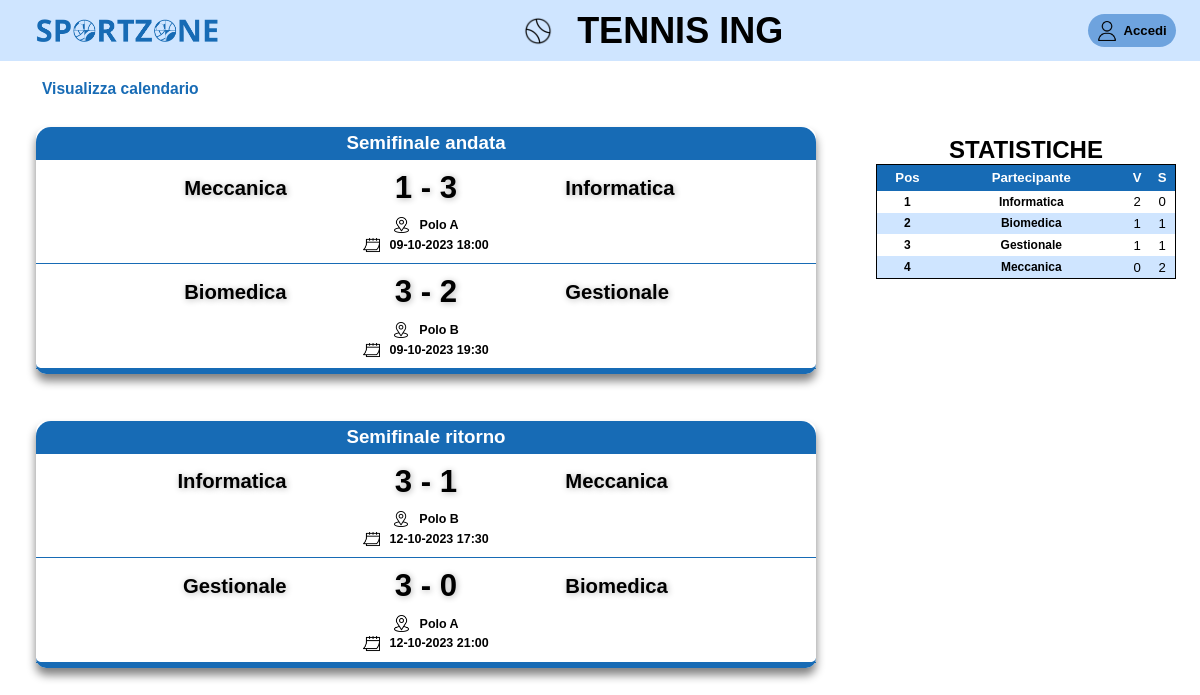
Screenshot of /php/torneo.php?torneo=Tennis Ing with the database file from the repository.
### tables this page shows
CREATE TABLE `partita` (
  `Partecipante1` int(11) NOT NULL,
  `Partecipante2` int(11) NOT NULL,
  `Data` datetime DEFAULT NULL,
  `Turno` int(11) NOT NULL,
  `Luogo` varchar(255) DEFAULT NULL,
  `Punti1` int(11) DEFAULT NULL,
  `Punti2` int(11) DEFAULT NULL,
  PRIMARY KEY (`Partecipante1`,`Partecipante2`),
  KEY `fk_partecipante_has_partecipante_partecipante2` (`Partecipante2`),
  CONSTRAINT `fk_partecipante_has_partecipante_partecipante1` FOREIGN KEY (`Partecipante1`) REFERENCES `partecipante` (`Id`) ON DELETE NO ACTION ON UPDATE NO ACTION,
  CONSTRAINT `fk_partecipante_has_partecipante_partecipante2` FOREIGN KEY (`Partecipante2`) REFERENCES `partecipante` (`Id`) ON DELETE NO ACTION ON UPDATE NO ACTION
);

CREATE TABLE `partecipante` (
  `Id` int(11) NOT NULL AUTO_INCREMENT,
  `Nome` varchar(255) NOT NULL,
  `Vinte` int(11) DEFAULT '0',
  `Pareggiate` int(11) DEFAULT '0',
  `Torneo` varchar(255) NOT NULL,
  PRIMARY KEY (`Id`),
  KEY `fk_partecipante_torneo1` (`Torneo`),
  CONSTRAINT `fk_partecipante_torneo1` FOREIGN KEY (`Torneo`) REFERENCES `torneo` (`Nome`) ON DELETE NO ACTION ON UPDATE NO ACTION
);

### php/classDB.php (called while the page is built, shortened)
<?php
class cncDB{
    private $pdo;
    public function __construct(){
        try {
            $this->pdo = new PDO(DB_CONNECTION_STRING, DB_USER, DB_PASS);
        }
        catch (PDOException $e) {
            die( $e->getMessage() );
        }
    }
    public function close(){
        $this->pdo = null;
    }
    public function getPartite(){
        $query =  " SELECT *
                    FROM partita M
                    INNER JOIN partecipante P ON M.Partecipante1 = P.Id
                    WHERE P.Torneo = '{$_SESSION['torneo']}'";
        $result = $this->pdo->query($query);
        return $result->fetchAll(PDO::FETCH_ASSOC);
    }
    public function getTipologia(){
        $query =  " SELECT T.Tipologia
                    FROM Torneo T
                    WHERE T.Nome = '{$_SESSION['torneo']}'";
        $result = $this->pdo->query($query);
        return $result->fetchColumn();
    }
    public function getSport(){
        $query =  " SELECT T.Sport
                    FROM Torneo T
                    WHERE T.Nome = '{$_SESSION['torneo']}'";
        $result = $this->pdo->query($query);
        return $result->fetchColumn();
    }
    public function getPartiteTorneo(){
        $query =  " SELECT P1.Nome AS Nome1, P2.Nome AS Nome2, M.Data, M.Luogo, M.Turno, M.Punti1, M.Punti2
                    FROM partita M
                        INNER JOIN partecipante P1 ON M.Partecipante1 = P1.Id
                        INNER JOIN partecipante P2 ON M.Partecipante2 = P2.Id
                    WHERE P1.Torneo = '{$_SESSION['torneo']}'
                    ORDER BY M.Turno, M.Data;";
        $result = $this->pdo->query($query);
        return $result->fetchAll(PDO::FETCH_ASSOC);
    }
    public function getPartitePartecipante($partecipante){
        $query =  "SELECT *
                FROM partita P
                    WHERE (P.Partecipante1 = $partecipante
                    OR P.Partecipante2 = $partecipante)
                    AND P.Punti1 IS NOT NULL;";
        $result = $this->pdo->query($query);
        return $result->fetchAll(PDO::FETCH_ASSOC);
    }
    public function getId($partecipante){
        $query =  " SELECT T.Id
                    FROM Partecipante T
                    WHERE T.Torneo = '{$_SESSION['torneo']}'
                        AND T.Nome = '$partecipante';";
        $result = $this->pdo->query($query);
        return $result->fetchColumn();
    }
    public function classifica(){
        $query = "  SELECT P.Nome, P.Vinte, P.Pareggiate
                    FROM Partecipante P
                    WHERE P.Torneo = '{$_SESSION['torneo']}'
                    ORDER BY P.Vinte DESC, P.Pareggiate DESC;";
        $result = $this->pdo->query($query);
        return $result->fetchAll(PDO::FETCH_ASSOC);
    }
}
?>

### php/torneo.php (the view, shortened to what this page needs)
<!DOCTYPE html>
<html lang="it">
<head>
    <link rel="stylesheet" href="../css/torneo.css" >
</head>
<body onload="start()">
    <?php
        require_once "classDB.php";
        $connection = new cncDB();
    ?>
    <header class="bar">
        <img src="../img/insegna_senza_sfondo.png" alt="Logo">
        <?php
        $sport = $connection->getSport();
        switch($sport){
            case 'Tennis': echo "<section id='titolo'><img src='../img/tennis.png' alt='tennis'>"; break;
        }
        ?>
        <?php echo"<h1>" . $_SESSION['torneo'] . "</h1></section>" ?>
        <button id="myButton" onclick="window.location.href='login.php'">
            <img src="../img/user.png" alt="Profilo">
            Accedi
        </button>
    </header>
    <?php
        $partite = $connection->getPartite();
        if(count($partite) === 0){
            echo "<h2>Non sono state ancora organizzate partite per questo torneo</h2>";
        } else {
            echo "<button id='mod'>Visualizza calendario</button>";
            $turni2 = array("Finale", "Semifinale andata", "Semifinale ritorno", "Quarti di finale andata",
            "Quarti di finale ritorno", "Ottavi di finale andata", "Ottavi di finale ritorno",
            "Sedicesimi di finale andata", "Sedicesimi di finale ritorno", "Trentaduesimi di finale andata",
            "Trentaduesimi di finale ritorno", "Sassantaquattresimi di andata", "Sassantaquattresimi di ritorno");
            $turni1 = array("Finale", "Semifinale", "Quarti di finale", "Ottavi di finale", "Sedicesimi di finale",
                    "Trentaduesimi di finale", "Sassantaquattresimi  di finale");
            $tipo = $connection->getTipologia();
            $partecipanti = count($connection->getPartecipanti());
            if($tipo==="eliminazione2" || $tipo==="eliminazione1"){
                if($partecipanti>64) $numero = 13;
                elseif($partecipanti>32) $numero = 11;
                elseif($partecipanti>16) $numero = 9;
                elseif($partecipanti>8) $numero = 7;
                elseif($partecipanti>4) $numero = 5;
                elseif($partecipanti>2) $numero = 3;
                else $numero = 1;
            } else {
                $numero = ($partecipanti-1)*2;
            }
            $turno = '';
            $match = $connection->getPartiteTorneo();
            echo "<div id='elenco_partite'><section class='risultati'>";
            foreach($match as $partita){
                $Timestamp = strtotime($partita['Data']);
                $data = date("d-m-Y H:i", $Timestamp);
                if($partita['Turno'] !== $turno){
                    if($turno !== ''){
                        echo "</section><section class='risultati'>" ;
                    }
                    echo "<h3>";
                        if($connection->getTipologia() === "girone1"){
                            echo $partita['Turno'] . " Giornata";
                        }elseif($connection->getTipologia() === "girone2"){
                            if($partita['Turno'] <= ($numero/2)){
                                echo $partita['Turno']. " Giornata di andata";
                            } else {
                                echo ($partita['Turno'] - $numero/2) . " Giornata di ritorno";
                            }
                        }elseif($connection->getTipologia() === "eliminazione2"){
                            echo $turni2[$partita['Turno']];
                        }else{
                            echo $turni1[$partita['Turno']];
                        }
                    echo "</h3>";
                    $turno = $partita['Turno'];
                }
                echo "<article class='match'>";
                echo "<div class='intestazione'><h4 class='team'>" . $partita['Nome1'] . "</h4>";
                if ($Timestamp > strtotime("now")){
                    echo "<h4 class='ris_nd'>n.a.</h4>";
                }
                elseif(!isset($partita['Punti1']) || !isset($partita['Punti2'])){
                    echo "<h4 class='ris_nd'>nd</h4>";
                } else {
                    echo "<h4 class='ris'>" . $partita['Punti1'] . " - " . $partita['Punti2'] . "</h4>";
                }
                echo "<h5 class='team'>" . $partita['Nome2'] . "</h5></div>";
                echo "<div class='where'> <img src='../img/location.png' alt='Luogo'>";
                echo "<h5>" . (!empty($partita['Luogo']) ? $partita['Luogo'] : " nd ") . "</h5> </div>";
                echo "<div class='when'> <img src='../img/calendar.png' alt='Data'>";
                echo "<h5>" . (($partita['Data'] !=='0000-00-00 00:00:00') ?  $data : ' nd') . "</h5> </div>";
                echo "</article>";
            }
            echo "</section></div>";
        }
    ?>
    <?php
        $mod = $connection->getTipologia();
        $partecipante = $connection->classifica();
        echo "<table id='classifica'><caption>";
        if($mod === "eliminazione1" || $mod === "eliminazione2")
            echo "STATISTICHE</caption>";
        else
            echo "CLASSIFICA</caption>";
        echo "<thead><tr>
            <th scope='col'>Pos</th>
            <th scope='col'>Partecipante</th>
            <th scope='col'>V</th>";
        echo "<th scope='col'>S</th>
            </tr></thead>
            <tbody>";
        $i = 1;
        foreach($partecipante as $row){
            $id =  $connection->getId($row['Nome']);
            $tot_partite = count($connection->getPartitePartecipante($id));
            $sconfitte = $tot_partite - ($row['Vinte'] + $row['Pareggiate']);
            echo "<tr><td>" . $i .
                "</td><td>" . $row['Nome'] .
                "</td><td>" . $row['Vinte'] . "</td>";
                echo "</td><td>" . $sconfitte . "</td></tr>";
                $i=$i+1;
        }
        echo "</tbody></table>"
    ?>
</body>
</html>

### css/torneo.css (style rules this page uses)
body { padding: 0; margin: 0; font-family: Arial, Helvetica, sans-serif; font-size: 1vw; width: 100%; height: 100%; }
.bar { display: flex; align-items: center; justify-content: space-between; height: 20%; padding: 0.8em 2em 0.8em 3em; background-color: #CFE5FF; font-size: 1vw; }
.bar > img { width: 16%; height: 12%; }
#titolo { display: flex; flex-direction: row; align-items: center; justify-content: center; }
.bar h1 { font-size: 3em; text-transform: uppercase; margin: 0; }
#titolo img { width: 2.5em; height: 2.5em; margin-right: 2em; }
#myButton { color: black; font-weight: bold; font-size: 1.1em; height: 2.5em; box-sizing: border-box; background-color: #6EA3DE; border-radius: 30px; border: none; cursor: pointer; display: flex; justify-content: space-around; align-items: center; }
.bar > #myButton { padding: 1em 0.7em; }
#myButton img { width: 1.5em; height: 1.5em; margin-right: 0.5em; }
#mod { font-weight: bold; font-size: 1.3em; height: 1.5em; box-sizing: border-box; background-color: white; color: #176BB5; border: none; cursor: pointer; margin-left: 3vw; margin-top: 2vh; }
h4, h5 { margin: 0; }
h5 { font-size: 1em; }
body > div { width: 65%; box-sizing: border-box; margin-left: 3vw; font-size: 1.3vw; }
.risultati { margin-bottom: 3em; border-radius: 10px; box-shadow: 0px 7px 10px 0px gray; border-bottom: 5px solid #176BB5; }
h3 { background-color: #176BB5; color: white; font-size: 1.2em; font-weight: bold; text-align: center; margin-top: 1.4em; margin-bottom: 0em; padding: 0.3em 0em; box-sizing: border-box; border-top-left-radius: 15px; border-top-right-radius: 15px; }
.match { box-sizing: border-box; width: 100%; padding: 10px; border-bottom: 1px solid #176BB5; }
.intestazione { display: flex; flex-direction: row; justify-content: space-around; align-items: center; }
.ris { width: 30%; text-align: center; font-weight: bold; font-size: 2em; text-shadow: 1px 1px 6px rgba(0, 0, 0, 0.3); }
.team { width: 30%; text-align: right; font-weight: bold; font-size: 1.3em; text-shadow: 1px 1px 6px rgba(0, 0, 0, 0.3); }
.intestazione .team:first-child { text-align: right; }
.intestazione .team:last-child { text-align: left; }
.where, .when { width: 100%; display: inline-block; text-align: center; display: flex; flex-direction: row; align-items: center; justify-content: center; font-size: 0.8em; }
.where { margin-top: 0.9em; }
.when { margin-top: 0.3em; }
.where > img, .when > img { width: 1.3em; height: 1.3em; margin-right: 0.8em; }
#classifica { position: absolute; right: 0; top: 17vh; bottom: 4em; width: 25%; box-sizing: border-box; text-align: center; border: 1px solid black; border-collapse: collapse; border-spacing: 0px; padding:0; margin-right: 2em; }
#classifica caption { background-color: white; font-weight: bolder; font-size: 2em; color: black; }
#classifica th { font-size: 1.1em; font-weight: 600; color: white; background-color: #176BB5; height: 1.8em; }
#classifica tr { background-color: white; }
#classifica td { font-size: 1.1em; height: 1.5em; }
#classifica td:nth-child(1), #classifica td:nth-child(2) { font-size: 1em; font-weight: bold; }
#classifica tr:nth-child(even) { background-color: #CFE5FF; }

### rows the page displays
partita: Turno "Semifinale andata", Partecipante1.Nome "Meccanica", Punti1 "1", Punti2 "3", Partecipante2.Nome "Informatica", Luogo "Polo A", Data "09-10-2023 18:00"
partita: Partecipante1.Nome "Biomedica", Punti1 "3", Punti2 "2", Partecipante2.Nome "Gestionale", Luogo "Polo B", Data "09-10-2023 19:30"
partita: Turno "Semifinale ritorno", Partecipante1.Nome "Informatica", Punti1 "3", Punti2 "1", Partecipante2.Nome "Meccanica", Luogo "Polo B", Data "12-10-2023 17:30"
partita: Partecipante1.Nome "Gestionale", Punti1 "3", Punti2 "0", Partecipante2.Nome "Biomedica", Luogo "Polo A", Data "12-10-2023 21:00"

### other values shown
$_SESSION['torneo'] "TENNIS ING"
$row['Nome'] "Informatica"
$row['Vinte'] "2"
$sconfitte "0"
$row['Nome'] "Biomedica"
$row['Vinte'] "1"
$sconfitte "1"
$row['Nome'] "Gestionale"
$row['Nome'] "Meccanica"
$row['Vinte'] "0"
$sconfitte "2"
